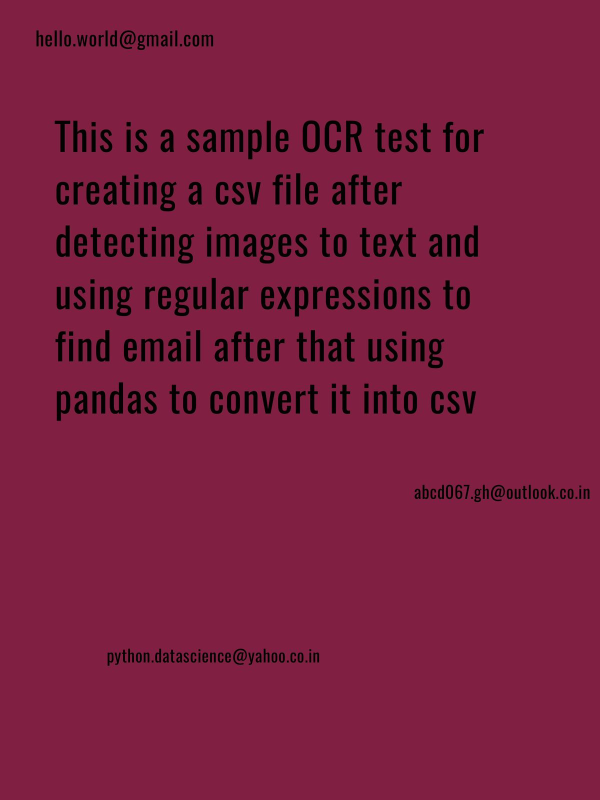
#> input picture OCR/emailcsvocr.jpg, 1200 x 1600 px, given in place of child.jpg, which was not available (shown at 1/2 size)
$ jupyter execute --allow-errors cv_basics.ipynb   (text cells are left out)
#> lines starting #> are read from the running program, lines starting #| are printed output that depends on the picture; after the words box and inside, x2 and y2 are one past the last pixel; in counts of white or black regions, pixels touching at a corner belong together; pictures that were not available may be replaced by others from this repository, and a replacement may not be noted
#> (a cell that did not finish here is left out)

[cell 2]
import cv2 # package not writtern in python

[cell 3]
img=cv2.imread('child.jpg')#read img to array
#> img is the input picture: shape (1600, 1200, 3); mean B, G, R 62.4, 29.5, 121

cv2.imshow('IMAGE', img)#show image
cv2.waitKey(5000)#5000 milisecond wait(viewd) time for image
cv2.destroyAllWindows()#after that distroy all

[cell 4]
#gray
img_grey=cv2.imread('child.jpg', cv2.IMREAD_GRAYSCALE)#grayscale image image array
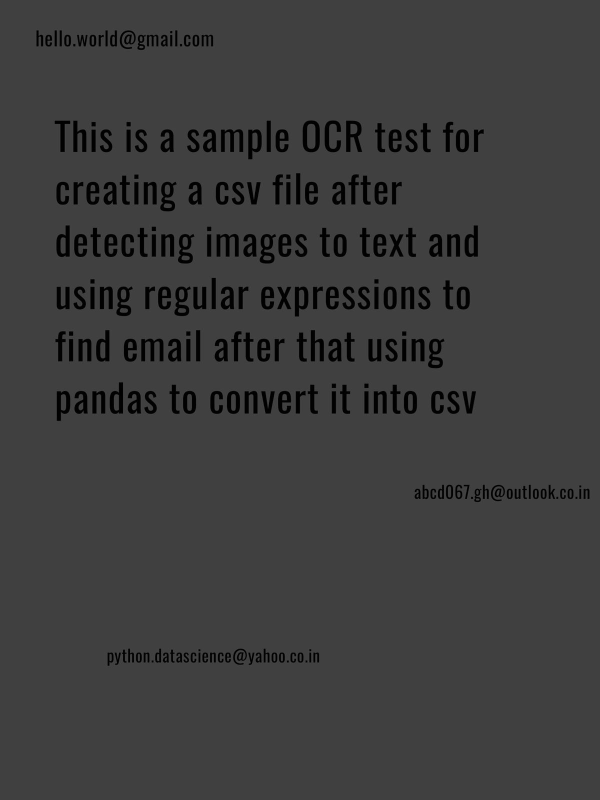
#> img_grey: shape (1600, 1200) (shown at 1/2 size); min 0, max 83, mean 60.6
#> (the rest of this cell did not finish here and is left out)

[cell 5]
#black from grey scale image
thresh, img_black=cv2.threshold(img_grey,130,255,cv2.THRESH_BINARY)# function gives multiple values
#> img_black: shape (1600, 1200); every value is 0
#if black and white image is more white/black then best thres value can be detected by system using
thresh, img_black=cv2.threshold(img_grey,130,255,cv2.THRESH_OTSU)#Otsu's method automatically determines the best threshold value to separate the foreground from the background in a grayscale image — no manual threshold value needed!
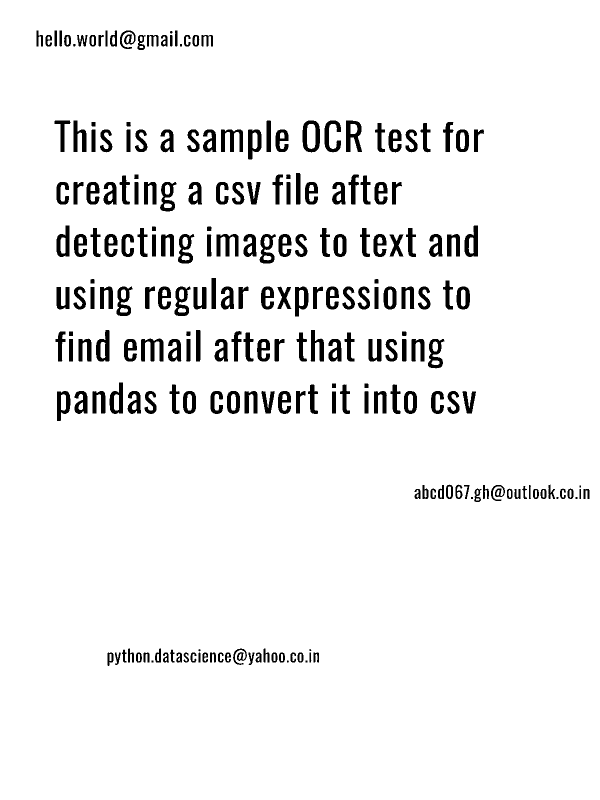
#> img_black: shape (1600, 1200) (shown at 1/2 size); 94.3% white; 232 black regions (9 under 20 px), largest, box (x1, y1, x2, y2) and area: (692, 241, 724, 304) 1215, (605, 241, 640, 305) 1182, (282, 677, 327, 723) 1158
#> thresh = 34
cv2.imshow('black_IMAGE', img_black)#show image
cv2.waitKey()#wait(viewd) the image wait to close tilll key is pressed
cv2.destroyAllWindows()#after that distroy all

cv2.imwrite('blckimg.jpg', img_black)#save black image
#> Out = True

[cell 6]
#show the read image using matplotlib
import matplotlib.pyplot as plt
plt.imshow(img)#blue colour gradient as cv reads the image into bgr format which is disployed in rgb when using cv2.imshow otherwise convert it to rgb
cvt_img=cv2.cvtColor(img, cv2.COLOR_BGR2RGB)#cnverted to rgb
plt.imshow(cvt_img)# here rgb image
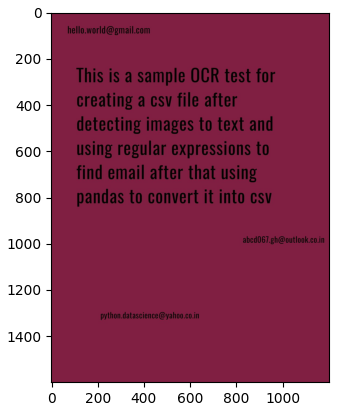
#> figure drawn by matplotlib, 1 panel; B, G, R data is drawn as R, G, B

[cell 7]
#DRAW a mark around the face on an image. HERE WE MANUALLY GIVE THE VALUES
cv2.rectangle(cvt_img,(200,100),(600,550),(0,0,255),3)#rectangle(image,pt1,pt2,color in rgb,thickness)
plt.imshow(cvt_img)

cv2.circle(cvt_img,(400,300),100,(0,255,0),6)#Circle redo image otherwise all sketch on an image (img,center,radius,color,thickness)
plt.imshow(cvt_img)

cv2.putText(cvt_img,'CUTE BABY',(200,600),cv2.FONT_HERSHEY_COMPLEX,4,(255,0,0),5)#TEXT ( IMG, TEXT, ORG, FONTFACE,FONTSCALE,COLOR, THICKNESS)
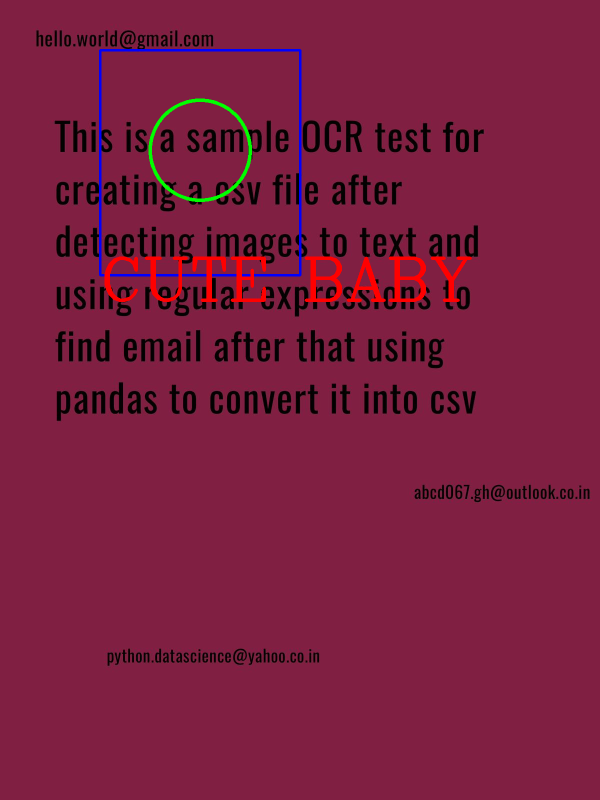
#> cvt_img: shape (1600, 1200, 3) (shown at 1/2 size); mean R, G, B 121.6, 29.7, 62.6
cv2.imshow(cvt_img)#converted img is displayed (do this after each (after rectangle,circle..))

[cell 8]
#face _detection_
#people image into rgb
p=cv2.imread('people.jpg')
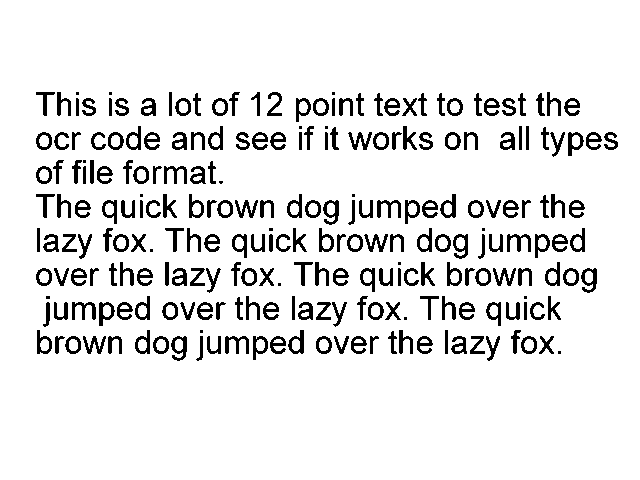
#> input picture OCR/testocr.png, 640 x 480 px, given in place of people.jpg, which was not available
#> p is the input picture: shape (480, 640, 3); 90.5% white; 239 black regions (19 under 20 px), largest, box (x1, y1, x2, y2) and area: (72, 302, 96, 320) 207, (377, 200, 401, 218) 206, (225, 336, 249, 354) 206
#> (the rest of this cell did not finish here and is left out)

[cell 9]
#FACE DETECTION OUR FACE THROGH WECAM ACCES-real time
video=cv2.VideoCapture(0)#get access of the computer cam, webcam etc .... if its computer cam the value becomes 0 other device mounted like webcam then its 1 or -1 and if its a video put mp4 inro it.
#> (the rest of this cell did not finish here and is left out)
